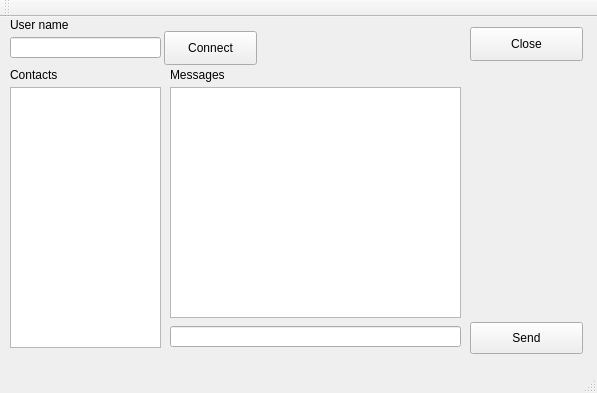
<?xml version="1.0" encoding="UTF-8"?>
<ui version="4.0">
 <class>MainWindow</class>
 <widget class="QMainWindow" name="MainWindow">
  <property name="geometry">
   <rect>
    <x>0</x>
    <y>0</y>
    <width>597</width>
    <height>393</height>
   </rect>
  </property>
  <property name="windowTitle">
   <string>Chat client</string>
  </property>
  <widget class="QWidget" name="centralWidget">
   <widget class="QPushButton" name="pushButton">
    <property name="geometry">
     <rect>
      <x>470</x>
      <y>10</y>
      <width>113</width>
      <height>34</height>
     </rect>
    </property>
    <property name="text">
     <string>Close</string>
    </property>
   </widget>
   <widget class="QLabel" name="label">
    <property name="geometry">
     <rect>
      <x>10</x>
      <y>50</y>
      <width>60</width>
      <height>16</height>
     </rect>
    </property>
    <property name="text">
     <string>Contacts</string>
    </property>
   </widget>
   <widget class="QListWidget" name="listWidget">
    <property name="geometry">
     <rect>
      <x>10</x>
      <y>70</y>
      <width>151</width>
      <height>261</height>
     </rect>
    </property>
   </widget>
   <widget class="QLineEdit" name="lineEditMessage">
    <property name="geometry">
     <rect>
      <x>170</x>
      <y>309</y>
      <width>291</width>
      <height>21</height>
     </rect>
    </property>
   </widget>
   <widget class="QPushButton" name="pushButtonSend">
    <property name="geometry">
     <rect>
      <x>470</x>
      <y>305</y>
      <width>113</width>
      <height>32</height>
     </rect>
    </property>
    <property name="text">
     <string>Send</string>
    </property>
   </widget>
   <widget class="QListWidget" name="listWidget_2">
    <property name="geometry">
     <rect>
      <x>170</x>
      <y>70</y>
      <width>291</width>
      <height>231</height>
     </rect>
    </property>
   </widget>
   <widget class="QLabel" name="label_3">
    <property name="geometry">
     <rect>
      <x>170</x>
      <y>50</y>
      <width>60</width>
      <height>16</height>
     </rect>
    </property>
    <property name="text">
     <string>Messages</string>
    </property>
   </widget>
   <widget class="QPushButton" name="pushButtonConnect">
    <property name="geometry">
     <rect>
      <x>164</x>
      <y>14</y>
      <width>93</width>
      <height>34</height>
     </rect>
    </property>
    <property name="text">
     <string>Connect</string>
    </property>
   </widget>
   <widget class="QLabel" name="label_2">
    <property name="geometry">
     <rect>
      <x>10</x>
      <y>0</y>
      <width>66</width>
      <height>16</height>
     </rect>
    </property>
    <property name="text">
     <string>User name</string>
    </property>
   </widget>
   <widget class="QLineEdit" name="userName">
    <property name="geometry">
     <rect>
      <x>10</x>
      <y>20</y>
      <width>151</width>
      <height>21</height>
     </rect>
    </property>
   </widget>
  </widget>
  <widget class="QMenuBar" name="menuBar">
   <property name="geometry">
    <rect>
     <x>0</x>
     <y>0</y>
     <width>597</width>
     <height>22</height>
    </rect>
   </property>
  </widget>
  <widget class="QToolBar" name="mainToolBar">
   <attribute name="toolBarArea">
    <enum>TopToolBarArea</enum>
   </attribute>
   <attribute name="toolBarBreak">
    <bool>false</bool>
   </attribute>
  </widget>
  <widget class="QStatusBar" name="statusBar"/>
 </widget>
 <layoutdefault spacing="6" margin="11"/>
 <resources/>
 <connections/>
</ui>
